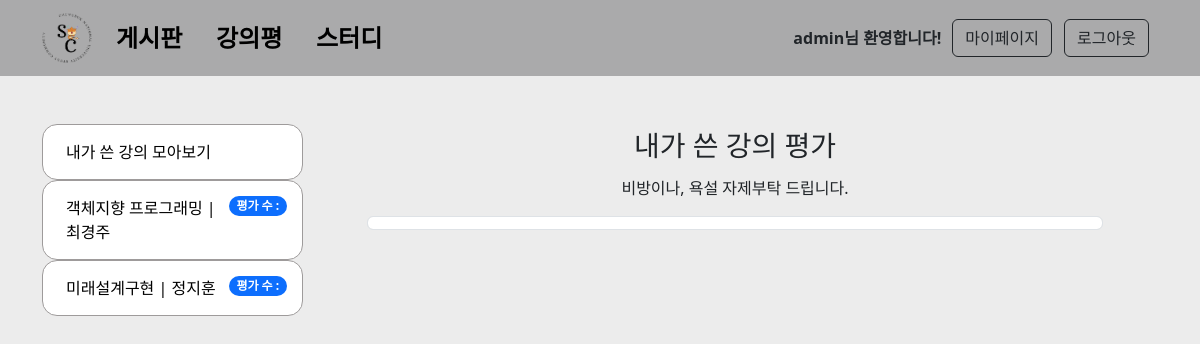
Page /board/eval/myeval/ (signed in) on the committed database.
### accounts/models.py (models this page shows, shortened)
class Lecture(models.Model):
    lectName = models.CharField(max_length = 50)
    professor = models.CharField(max_length = 50)
    eval = models.ManyToManyField(evalLect, blank=True)

### board/views.py (the view)
# urls.py: path('eval/myeval/', myEval, name = 'myEval'),
def myEval(request):
    if not request.user.is_authenticated:
        redirect('accounts:Login')
    evalList = evalLect.objects.filter(author = request.user.username)
    myLects = LectList.objects.get(username = request.user.username).myLects.all()
    lectCount = len(myLects)
    return render(request, 'board/myEval.html', {'evalList': evalList,'myLects': myLects,'lectCount': lectCount})

### templates/board/myEval.html (shortened to what this page needs)
{% extends 'Base.html' %}
{% block content %}
<div class=container>
    <div class="row">
        <div class="col-lg-3 pt-5" style="border-right: 1px solid none; margin-right : 40px">
            <ol class="list-group">
                {% if lectCount %}
                <li class="list-group-item1 d-flex justify-content-between align-items-start"
                    style="border : 1px solid rgb(158, 155, 155); padding: 15px; border-radius : 15px">
                    <div class="ms-2 me-auto">
                        <a href="{% url 'board:myEval' %}">내가 쓴 강의 모아보기</a>
                    </div>
                </li>
                {% for lect in myLects %}
                <li class="list-group-item1 d-flex justify-content-between align-items-start"
                    style="border : 1px solid rgb(158, 155, 155); padding: 15px; border-radius : 15px">
                    <div class="ms-2 me-auto">
                        <a href="{% url 'board:eBoard' lect.lectName lect.professor %}">{{lect.lectName}} | {{lect.professor}}</a>
                    </div>
                    <span class="badge bg-primary rounded-pill">평가 수 :</span>
                </li>
                {% endfor %}
                {% else %}
                <div class="ms-2 me-auto">
                    <a href="{% url 'accounts:ManageSub' %}">아직 수강중인 강의가 없네요.</a>
                </div>
                {% endif %}
            </ol>
        </div>
        <div class="col-lg-8 pt-5">
            <h3 style="text-align: center; padding: 5px;">내가 쓴 강의 평가</h3>
            <p style="text-align: center">비방이나, 욕설 자제부탁 드립니다.</p>
            <form action = "{% url 'board:myEval' %}", method="POST">
                <div class="form-floating form-control">
                </div>
            </form>
        </div>
    </div>
</div>
{% endblock %}

### templates/Base.html (shortened to what this page needs)
<!DOCTYPE html>
<html lang="en">
<head>
  <link href="https://cdn.jsdelivr.net/npm/bootstrap@5.2.3/dist/css/bootstrap.min.css" rel="stylesheet"
 />
  <link rel="stylesheet" type="text/css"
    href="https://cdn.jsdelivr.net/npm/bootstrap@5.3.0-alpha3/dist/css/bootstrap.min.css" />
  {% load static %}
  <link rel="stylesheet" type="text/css" href="{% static 'css/Mypage.css' %}" />
</head>
<body>
  <nav class="navbar sticky-top navbar-expand-lg navbar-light" style="background-color: rgb(170, 170, 171)">
    <div class="container">
      <a class="navbar-brand" href="{% url 'main:home' %}">
        <img src="{% static 'image/CBNU__1_-removebg-preview.png' %}" alt="" width="50px"
          class="d-inline-block align-text-center" />
      </a>
      <div class="collapse navbar-collapse" id="navbarDropdownMenuLink">
        <div class="col-md">
          <ul class="navbar-nav">
            <li class="nav-item" id="nav_item">
              <a class="nav-link" href="{% url 'board:home' %}">게시판</a>
            </li>
            <li class="nav-item" id="nav_item">
              <a class="nav-link" href="{% url 'board:eMain' %}">강의평</a>
            </li>
            <li class="nav-item" id="nav_item">
              <a class="nav-link" href="{% url 'studyGroup:Main' %}">스터디</a>
            </li>
          </ul>
        </div>
        <div class="col-auto">
          <form class="d-flex flex-row justify-content-end">
            <table>
              {% if user.is_authenticated %}
              <td class="greet_user">
                <div>{{user.username}}님 환영합니다!</div>
              </td>
              <td>
                <button class="btn btn-outline-dark me-2" type="button"
                  onclick="location.href='{%url 'accounts:MyPage'%}'">
                  마이페이지
                </button>
                <button class="btn btn-outline-dark me-2" type="button"
                  onclick="location.href='{%url 'accounts:Logout'%}'">
                  로그아웃
                </button>
              </td>
              {% endif %}
            </table>
          </form>
        </div>
      </div>
    </div>
  </nav>
  {% block content %} {% endblock %}
</body>
</html>

### static/css/Mypage.css (style rules this page uses)
body { background: rgb(236, 236, 236); }
.row { background: rgb(236, 236, 236); }
#nav_item { min-width: 100px; font-size:24px; font-weight:bold; justify-content: center; }
.greet_user { font-weight: bold; padding-right: 10px; }

### templates/board/myEval.html (style rules this page uses)
.list-group .list-group-item1 { background-color: white; }
a:link { color: black; text-decoration: none; }

### rows in the picture
Lecture: lectName "객체지향 프로그래밍", professor "최경주"
Lecture: lectName "미래설계구현", professor "정지훈"

### other values in the picture
{{ user.username }} "admin"
